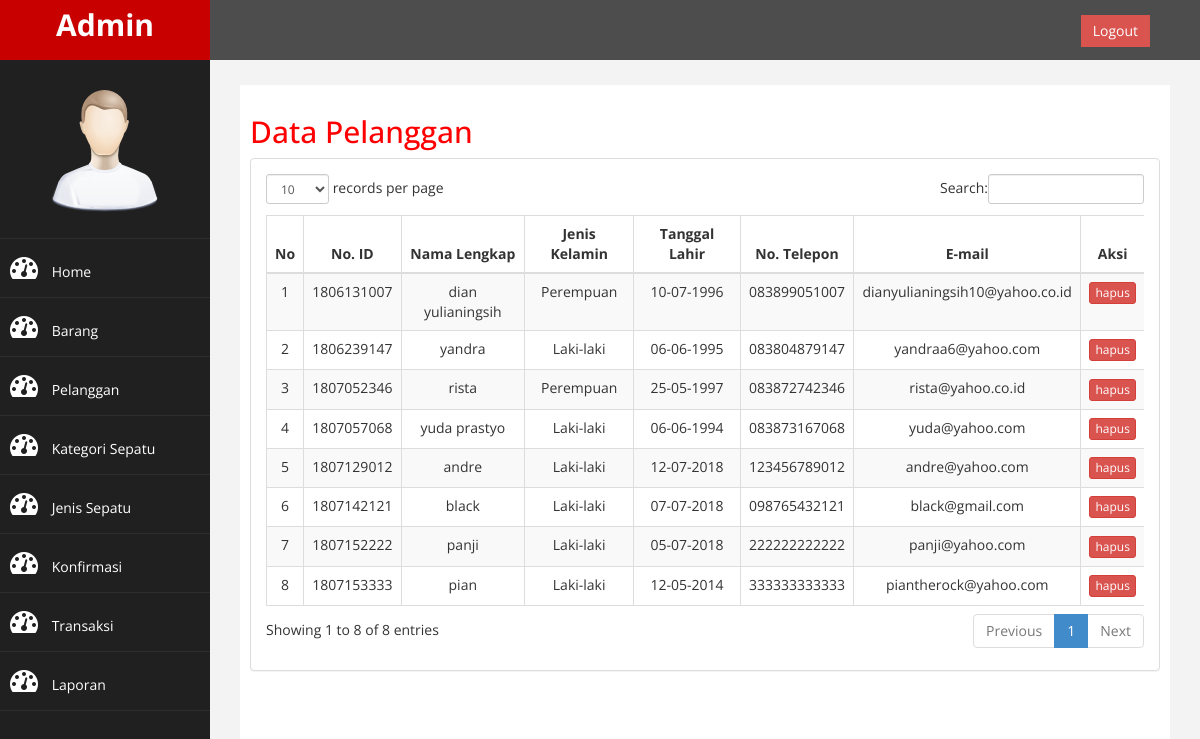
The app's page /admin/index.php?halaman=pelanggan (signed in) with its own data.
### tables this page shows
CREATE TABLE `pelanggan` (
  `id_pelanggan` varchar(12) NOT NULL,
  `nama_pelanggan` varchar(30) NOT NULL,
  `jenis_kelamin` enum('Laki-laki','Perempuan') NOT NULL,
  `tgl_lahir` date NOT NULL,
  `no_telepon` varchar(13) NOT NULL,
  `email` varchar(30) NOT NULL,
  `password` varchar(60) DEFAULT NULL,
  PRIMARY KEY (`id_pelanggan`)
);

### admin/pelanggan.php (the view)
<h2> Data Pelanggan </h2>
<div class="panel panel-default">
	<div class="panel-body">
		<div class="table-responsive">
			<table class="table table-bordered table-hover table-striped" id="dataTables-example">
				<thead>
					<tr>
						<th class="tengah">No</th>
						<th class="tengah">No. ID</th>
						<th class="tengah">Nama Lengkap</th>
						<th class="tengah">Jenis Kelamin</th>
						<th class="tengah">Tanggal Lahir</th>
						<th class="tengah">No. Telepon</th>
						<th class="tengah">E-mail</th>
						<th class="tengah">Aksi</th>
					</tr>
				</thead>
				<tbody>
					<?php $nomor = 1 ?>
					<?php $query = mysqli_query($con, "SELECT * FROM pelanggan"); ?>
					<?php while ( $ambil = mysqli_fetch_assoc($query)) { ?>
					<tr>
						<td class="tengah"><?php echo $nomor; ?></td>
						<td class="tengah"><?php echo $ambil['id_pelanggan']; ?></td>
						<td class="tengah"><?php echo $ambil['nama_pelanggan']; ?></td>
						<td class="tengah"><?php echo $ambil['jenis_kelamin']; ?></td>
						<td class="tengah"><?php echo date('d-m-Y',strtotime($ambil['tgl_lahir'])); ?></td>
						<td class="tengah"><?php echo $ambil['no_telepon']; ?></td>
						<td class="tengah"><?php echo $ambil['email']; ?></td>
						<td class="tengah">
							<a href="index.php?halaman=hapuspelanggan&id=<?php echo $ambil['id_pelanggan']; ?>" class="btn btn-xs btn-danger" onclick="return confirm('ANDA YAKIN AKAN MENGHAPUS DATA PELANGGAN INI ?')">hapus</a>
						</td>
					</tr>
					<?php $nomor++ ?>
					<?php } ?>
				</tbody>
			</table>
		</div>
 	</div>
</div>

### admin/assets/css/custom.css (style rules this page uses)
body { font-family: 'Open Sans', sans-serif; }
.tengah { text-align: center; }
h2 { color: #f00; }

### records on screen
pelanggan: id_pelanggan "1806131007", nama_pelanggan "dian yulianingsih", jenis_kelamin "Perempuan", tgl_lahir "10-07-1996", no_telepon "083899051007", email "dianyulianingsih10@yahoo.co.id"
pelanggan: id_pelanggan "1806239147", nama_pelanggan "yandra", jenis_kelamin "Laki-laki", tgl_lahir "06-06-1995", no_telepon "083804879147", email "yandraa6@yahoo.com"
pelanggan: id_pelanggan "1807052346", nama_pelanggan "rista", jenis_kelamin "Perempuan", tgl_lahir "25-05-1997", no_telepon "083872742346", email "rista@yahoo.co.id"
pelanggan: id_pelanggan "1807057068", nama_pelanggan "yuda prastyo", jenis_kelamin "Laki-laki", tgl_lahir "06-06-1994", no_telepon "083873167068", email "yuda@yahoo.com"
pelanggan: id_pelanggan "1807129012", nama_pelanggan "andre", jenis_kelamin "Laki-laki", tgl_lahir "12-07-2018", no_telepon "123456789012", email "andre@yahoo.com"
pelanggan: id_pelanggan "1807142121", nama_pelanggan "black", jenis_kelamin "Laki-laki", tgl_lahir "07-07-2018", no_telepon "098765432121", email "black@gmail.com"
pelanggan: id_pelanggan "1807152222", nama_pelanggan "panji", jenis_kelamin "Laki-laki", tgl_lahir "05-07-2018", no_telepon "222222222222", email "panji@yahoo.com"
pelanggan: id_pelanggan "1807153333", nama_pelanggan "pian", jenis_kelamin "Laki-laki", tgl_lahir "12-05-2014", no_telepon "333333333333", email "piantherock@yahoo.com"
